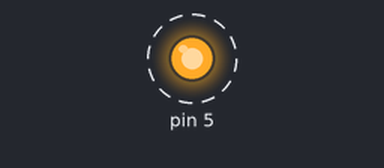
The sketch below on a simulated Arduino Uno, built with avr-gcc and run on an emulated ATmega328P. On the bench: output pins drawn as LEDs (lit = HIGH). Dashed ring = blinking.

Above: at 0.5 s.
Timing chart, 0 to 4.6 s (numbered marks = the images above):
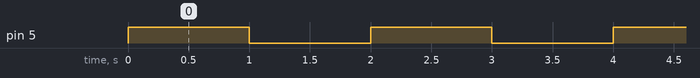

Measured:
- by itself, pin 5: alternates HIGH for 1.0 s and LOW for 1.0 s, 20 changes in all, then stays LOW

The sketch:

sketch_jan06a.ino
```cpp
int h=0;
void setup() {
  pinMode(5,OUTPUT);

}

void loop() {
int i=0;
if(h==0)
{

h=1;
for(i=0;i<10;i++)
{
digitalWrite(5, HIGH);
  delay(1000);
digitalWrite(5,LOW);
  delay(1000);
}
}

}
```
